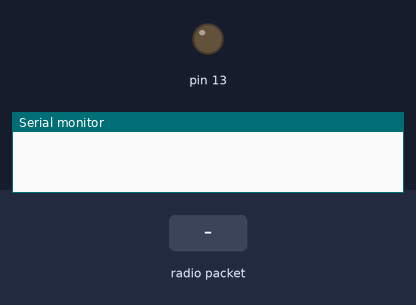
Bench run of a sketch on a simulated Arduino Uno, built with avr-gcc and run on an emulated ATmega328P. On the bench: output pins drawn as LEDs (lit = HIGH), the last lines printed to the serial monitor. The inputs (shaded band) are chosen by the test bench. No radio packets arrive unless stated.

Above: at 1.2 s.
1.3 s: radio packet "0" arrives
At 2.5 s:
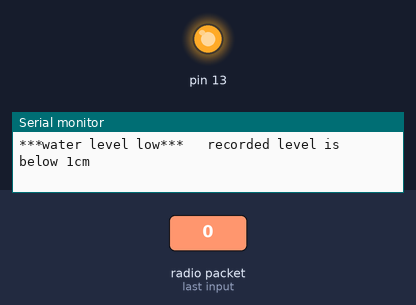
2.8 s: radio packet "1" arrives
At 3.6 s:
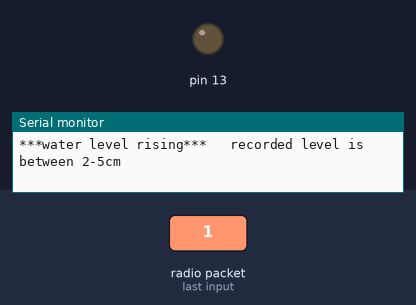
4.3 s: radio packet "2" arrives
At 4.8 s:
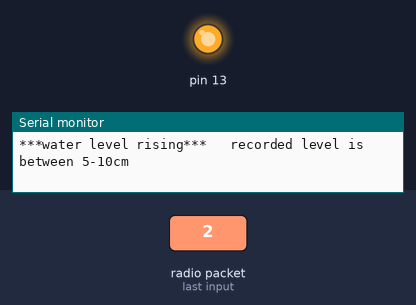
Timing chart, 0 to 7.3 s (numbered marks = the images above; inputs shaded):
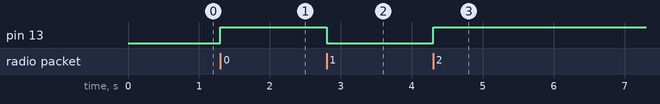

Measured:
- after the input at 1.3 s, pin 13: LOW → HIGH at once
- after the input at 2.8 s, pin 13: HIGH → LOW at once
- after the input at 4.3 s, pin 13: LOW → HIGH at once

The sketch:

rcv.ino
```cpp
//simple Tx on pin D12
//Written By : Mohannad Rawashdeh
// 3:00pm , 13/6/2013
//http://www.genotronex.com/
//..................................
#include <VirtualWire.h>
void setup()
{
    vw_set_ptt_inverted(true); // Required for DR3100
    vw_set_rx_pin(12);
    vw_setup(4000);  // Bits per sec
    pinMode(13, OUTPUT);

    vw_rx_start();       // Start the receiver PLL running
    Serial.begin(9600);
}
    void loop()
{
//  Serial.println("hi");
    uint8_t buf[VW_MAX_MESSAGE_LEN];
    uint8_t buflen = VW_MAX_MESSAGE_LEN;

    if (vw_get_message(buf, &buflen)) // Non-blocking
    {
      if(buf[0]=='0'){
Serial.print("***water level low***");
   Serial.println("   recorded level is below 1cm");
   Serial.println("");
   digitalWrite(13,1);
      }
   if(buf[0]=='1'){
Serial.print("***water level rising***");
   Serial.println("   recorded level is between 2-5cm");
   Serial.println("");
  digitalWrite(13,0);
    }

     if(buf[0]=='2'){

  Serial.print("***water level rising***");
   Serial.println("   recorded level is between 5-10cm");
   Serial.println("");
   digitalWrite(13,1);
      }

       if(buf[0]=='3'){

    Serial.print("***allart!!! water lavel passed danger level, get is open now***");
   Serial.println("   recorded level is over 10cm");
   Serial.println("");
   digitalWrite(13,1);
      }

}
}
```
